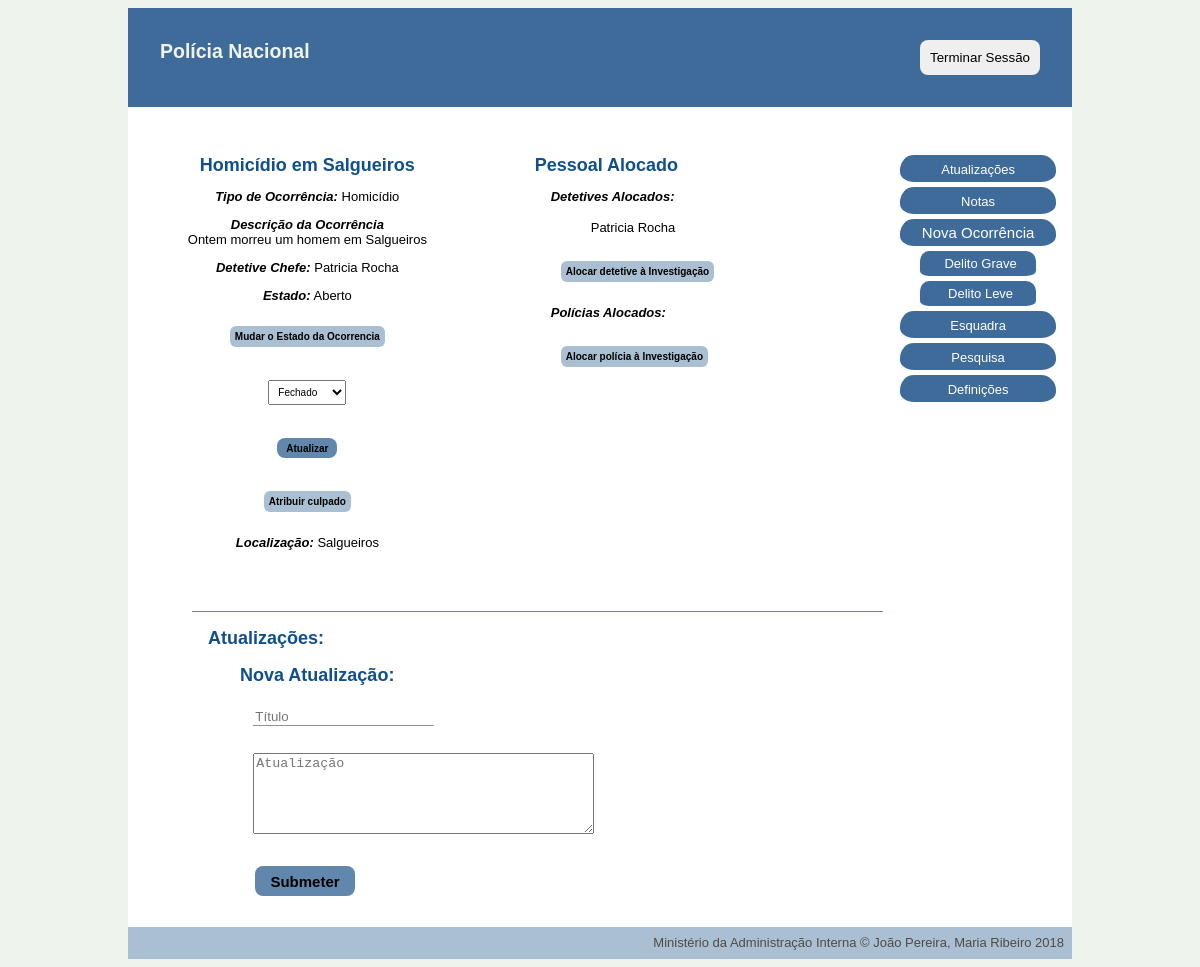
The app's page /pages/single_occurrence.php?id=1&change=Aberto (signed in), older data.
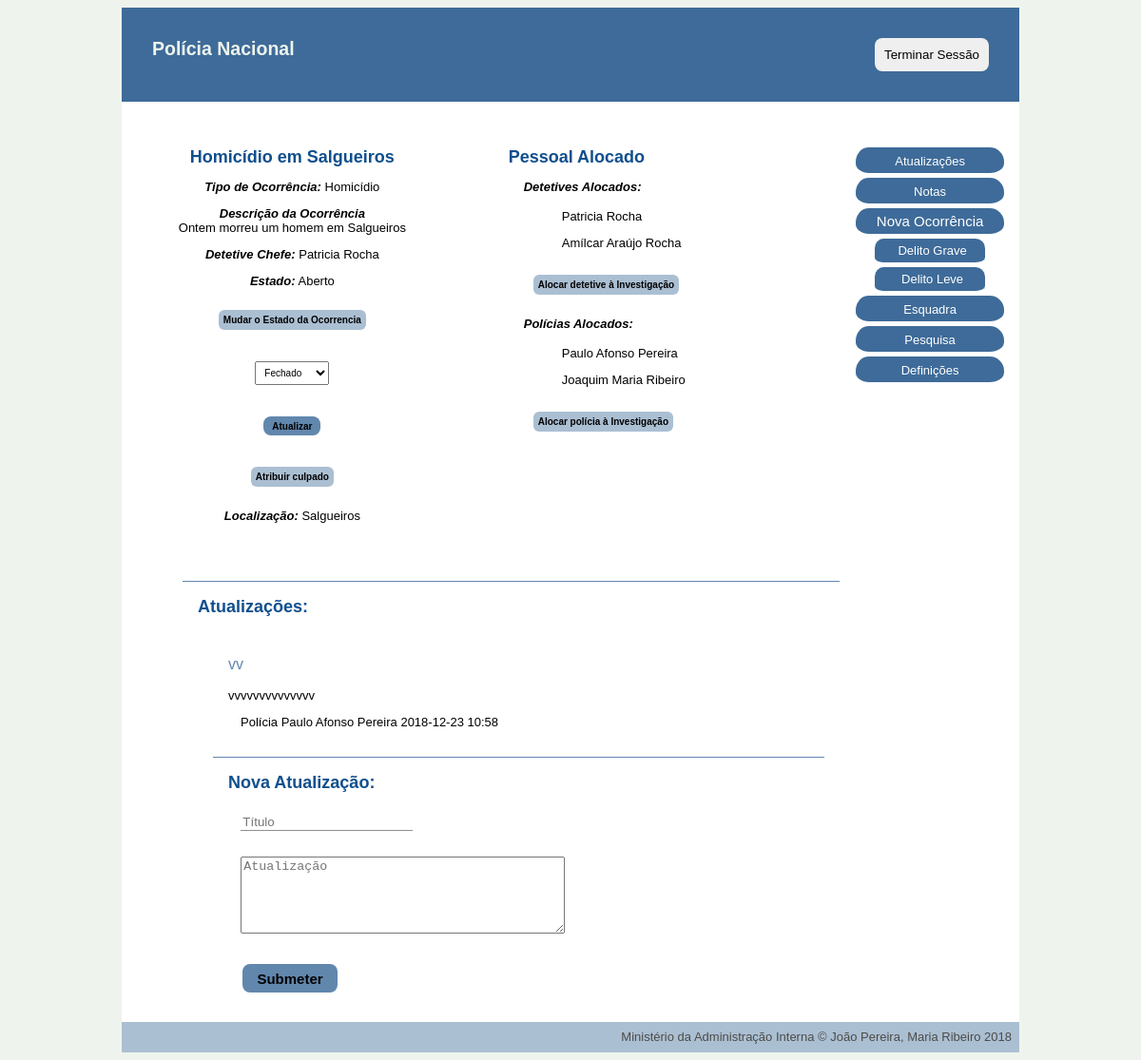
The same page, newer data.
### tables this page shows
CREATE TABLE personnel (
    username VARCHAR PRIMARY KEY,
    password VARCHAR NOT NULL,
    email VARCHAR(320) NOT NULL, -- 64 characters for local part + @ + 255 for domain name
    fullname VARCHAR(128) NOT NULL,
    gender VARCHAR NOT NULL,
    birthdate date NOT NULL,
    naturality VARCHAR NOT NULL,
    start_service date NOT NULL,
    school VARCHAR REFERENCES schools NOT NULL,
    position VARCHAR REFERENCES positions NOT NULL,
    station INTEGER REFERENCES stations,
    profile_pic VARCHAR
);

CREATE TABLE updates (
    id INTEGER PRIMARY KEY,
    title VARCHAR NOT NULL,
    text VARCHAR NOT NULL,
    username_personnel VARCHAR REFERENCES personnel NOT NULL,
    id_occurrence INTEGER REFERENCES occurrence NOT NULL,
    date_hour datetime NOT NULL
);

### database/connection.php (called while the page is built, shortened)
<?php $db = new PDO('sqlite:../database/database.db');
function getUserByUsername($username) {
  global $db;
  $query = $db->prepare('SELECT * FROM personnel WHERE username = ?');
  $query->execute(array($username));
  return $query->fetch();
}
function getOcc_TypeById($occurrence) {
  global $db;
  $query = $db->prepare('SELECT * FROM occ_type WHERE id=? ');
  $query->execute(array($occurrence));
  return $query->fetch();
}
function GetOccurrencePersonnel($id){
  global $db;
  $query = $db->prepare('SELECT personnel.* FROM personnel JOIN works ON username = username_personnel WHERE id_occurrence=? ');
  $query->execute(array($id));
  return $query->fetchAll();
}
function getOccurrenceById($id) {
  global $db;
  $query = $db->prepare('SELECT * FROM occurrences WHERE id = ?');
  $query->execute(array($id));
  return $query->fetch();
}
function getUpdatesByOccurrenceId($id){
  global $db;
  $query = $db->prepare('SELECT * FROM updates WHERE id_occurrence = ?');
  $query->execute([$id]);
  return $query->fetchAll();
}

### pages/single_occurrence.php (the view, shortened to what the changed rows need)
<?php
include_once('../database/connection.php');
$username = $_SESSION['username'];
$user = getUserByUsername($username);
$id = $_GET['id'];
$occurrence = getOccurrenceById($id);
$occurrence_type=getOcc_TypeById($occurrence['type']);
$updates= getUpdatesByOccurrenceId($id);
?>
<!DOCTYPE html>
<html>
<head>
    <link href="../css/style.css" rel="stylesheet">
    <link href="../css/layout_occ.css" rel="stylesheet">
    <link href="../css/form.css" rel="stylesheet">
</head>
<div class="container">
<?php include_once('../common/header_aside.php'); ?>
<body>
    <div id="left">
        <div id='title'> <h1> <?php echo $occurrence['title'] ?></h1></div>
        <?php if (isset($occurrence['chief_detective'])){
        $chief=getUserByUsername($occurrence['chief_detective'])?>
        <div id='chief'> <p> <i> Detetive Chefe:</i> <?php echo $chief['fullname'] ?></p></div>
        <?php } ?>
    </div>
    <div id="right">
        <h1> Pessoal Alocado </h1>
        <div id="all_personnel">
            <?php $personnels=GetOccurrencePersonnel($occurrence['id'])?>
            <?php if ($occurrence_type['relevance']==2){?>
                <div id='detectives'> <p> <i>Detetives Alocados:</i> </p>
                <?php $position="Detetive"?>
                <ul>
                <?php foreach ($personnels as $personnel){
                    if ($personnel['position']==$position){
                        echo "<li> <p> " . $personnel['fullname'] . " </p> </li>";
                    }
                }?>
                </ul>
                <?php if  ($occurrence['state'] =="Aberto"){
                    if ($user['position']!="Polícia"){?>
                        <button id= "occ_button" type="button" onclick="location.href='add_personnel.php?occurrence_id=<?=$occurrence['id']?>&type=<?=$position?>'"> Alocar detetive à Investigação </button>
                    <?php }
                }?> </div>
            <?}?>
            <div id='polices'> <p> <i>Polícias Alocados:</i> </p>
                <ul>
                <?php foreach ($personnels as $personnel){
                    if ($personnel['position']=="Polícia"){
                        echo "<li> <p>" . $personnel['fullname'] . " </p> </li>";
                    }
                }?>
                </ul>
            </div>
        </div>
    </div>
    <div id=occ_updates>
        <div id="updates">
            <h1> Atualizações: </h1>
            <?php foreach ($updates as $update) { ?>
                <div id="single_update">
                    <p class="update_title"> <?=$update['title']?> </p>
                    <p class="update_text"> <?=$update['text']?> </p>
                    <p class="update_date_hour_user">  <span ><?=getUserByUsername($update['username_personnel'])['position']." ". getUserByUsername($update['username_personnel'])['fullname']?></span> <?=$update['date_hour']?></p>
                </div>
            <?}?>
        </div>
        <?php if ($user['position']!="Diretor Nacional" && $user['position']!="Chefe de Esquadra" ){?>
        <div id = "add_update">
            <h1> Nova Atualização: </h1>
        </div>
        <?php } ?>
    </div>
</body>
</html>

Row changes from the older to the newer data that the page shows:
now on this page (row unchanged): personnel: fullname "Amílcar Araújo Rocha", shown under "Pessoal Alocado"
now on this page (row unchanged): personnel: fullname "Paulo Afonso Pereira"
now on this page (row unchanged): personnel: fullname "Joaquim Maria Ribeiro"
added updates: title "vv", text "vvvvvvvvvvvvvv", username_personnel.position "Polícia", username_personnel.fullname "Paulo Afonso Pereira", date_hour "2018-12-23 10:58"
